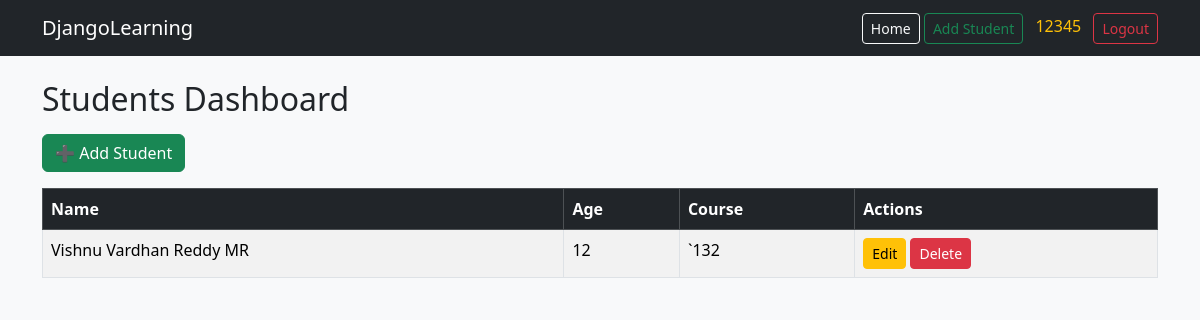
Screenshot of / (signed in) with the database file from the repository.
### mainapp/models.py (models this page shows, shortened)
class Student(models.Model):
    user = models.ForeignKey(User, on_delete=models.CASCADE)
    name = models.CharField(max_length=100)
    age = models.IntegerField()
    course = models.CharField(max_length=100)

### mainapp/views.py (the view)
# urls.py: path('', views.student_list),
@login_required(login_url='/login/')
def student_list(request):
    students = Student.objects.filter(user=request.user)
    return render(request, 'mainapp/student_list.html', {
        'students': students
    })

### mainapp/templates/mainapp/student_list.html
{% extends 'mainapp/base.html' %}
{% block content %}
<h2 class="mb-3">Students Dashboard</h2>
<a href="/add/" class="btn btn-success mb-3">➕ Add Student</a>
{% if students %}
<table class="table table-bordered table-striped">
    <thead class="table-dark">
        <tr>
            <th>Name</th>
            <th>Age</th>
            <th>Course</th>
            <th>Actions</th>
        </tr>
    </thead>
    <tbody>
    {% for student in students %}
        <tr>
            <td>{{ student.name }}</td>
            <td>{{ student.age }}</td>
            <td>{{ student.course }}</td>
            <td>
                <a href="/edit/{{ student.id }}/" class="btn btn-warning btn-sm">Edit</a>
                <a href="/delete/{{ student.id }}/" class="btn btn-danger btn-sm">Delete</a>
            </td>
        </tr>
    {% endfor %}
    </tbody>
</table>
{% else %}
<div class="alert alert-info">
    👋 Welcome! No students found.<br>
    Click <b>Add Student</b> to get started.
</div>
{% endif %}
{% endblock %}

### mainapp/templates/mainapp/base.html (shortened to what this page needs)
<!DOCTYPE html>
<html>
<head>
    <link
      href="https://cdn.jsdelivr.net/npm/bootstrap@5.3.2/dist/css/bootstrap.min.css"
      rel="stylesheet"
    >
</head>
<body class="bg-light">
<nav class="navbar navbar-dark bg-dark mb-4">
  <div class="container">
    <a class="navbar-brand" href="/">DjangoLearning</a>
    {% if user.is_authenticated %}
      <div>
        <a href="/" class="btn btn-outline-light btn-sm">Home</a>
        <a href="/add/" class="btn btn-outline-success btn-sm">Add Student</a>
        <span class="text-warning mx-2">{{ user.username }}</span>
        <a href="/logout/" class="btn btn-outline-danger btn-sm">Logout</a>
      </div>
    {% endif %}
  </div>
</nav>
<div class="container">
    {% block content %}
    {% endblock %}
</div>
</body>
</html>

### rows the page displays
Student: name "Vishnu Vardhan Reddy MR", age "12", course "`132"

### other values shown
{{ user.username }} "12345"
